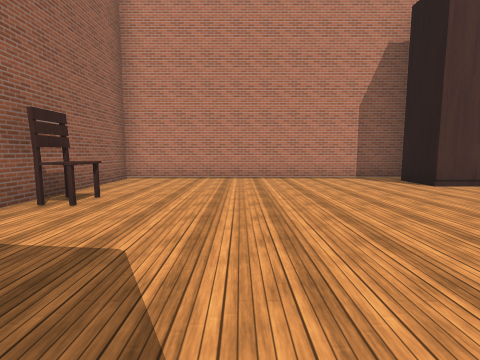
[1] (above)

20 first-person views from a walk through a scene from a Unity 3-D project. The camera is 1.5 m above the floor, tilts 6° down and sees 85° across. The floor is counted in squares, 2 m on a side. Each view is taken from the middle of a square. On the plan, view 1 faces up. The plan holds only what a view shows up to about 9 squares ahead; the rest is blank. The place goes on beyond the plan. The player character is not drawn. Some animated figures are left out. Door leaves are left out, so doorways stand open. Some surface patterns are stand-ins.

[2]
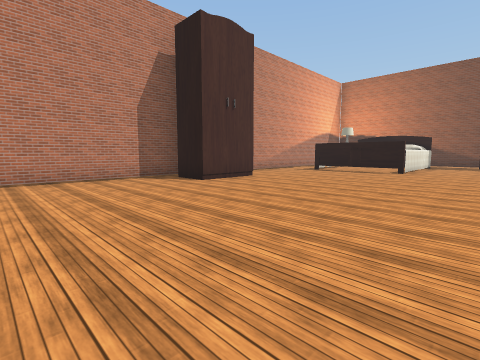

[3]
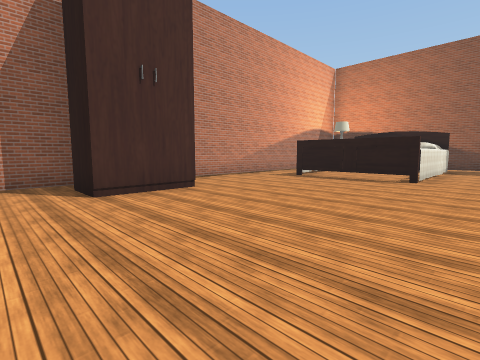

[4]
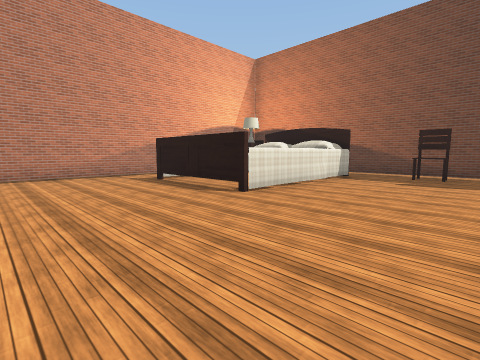

[5]
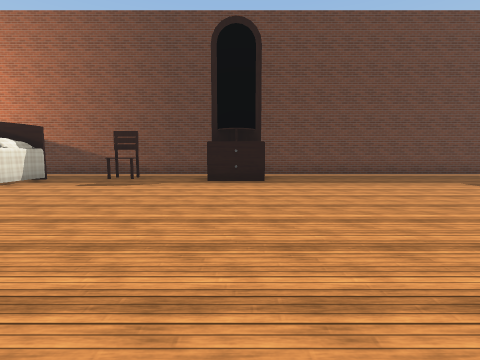

[6]
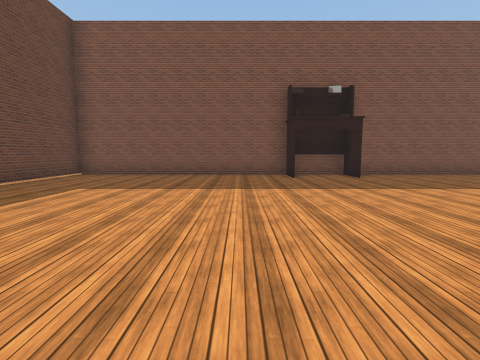

[7]
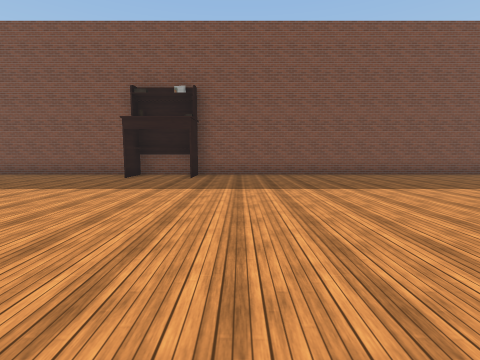

[8]
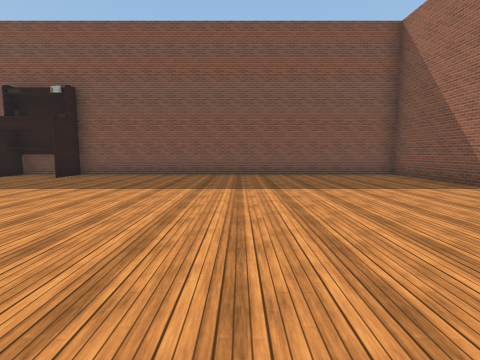

[9]
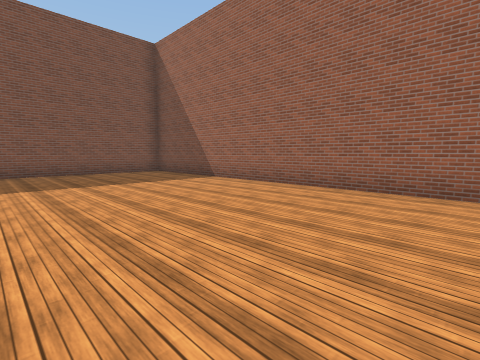

[10]
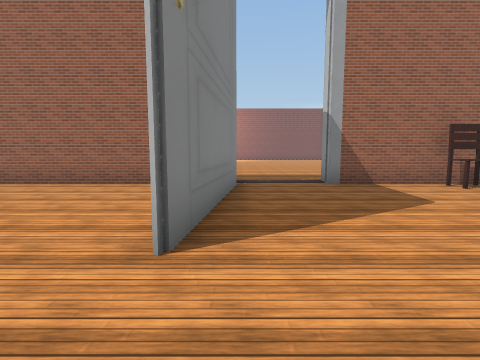

[11]
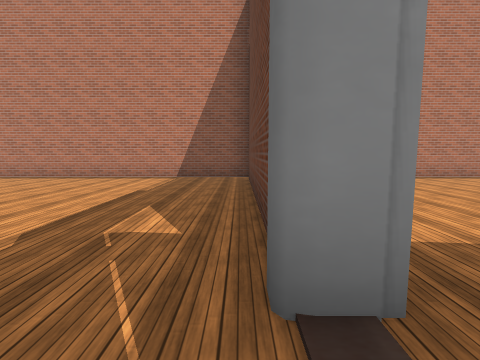

[12]
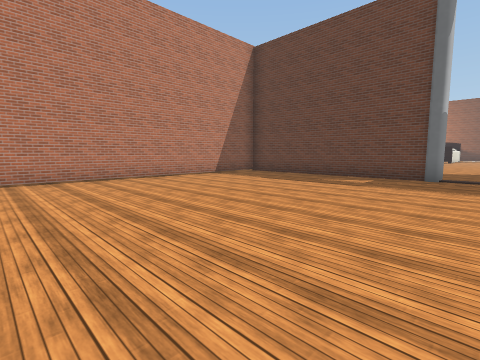

[13]
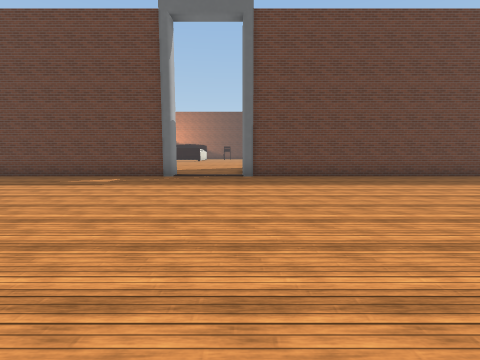

[14]
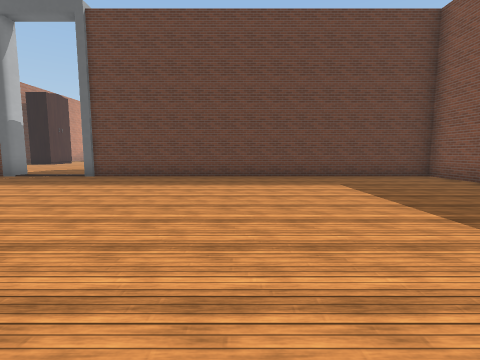

[15]
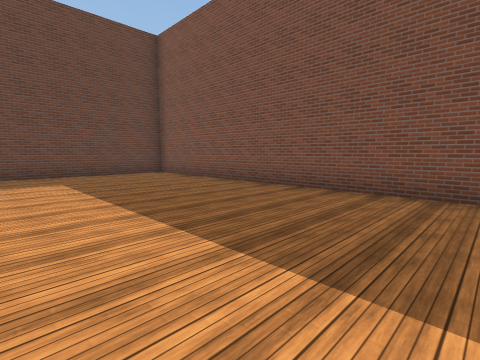

[16]
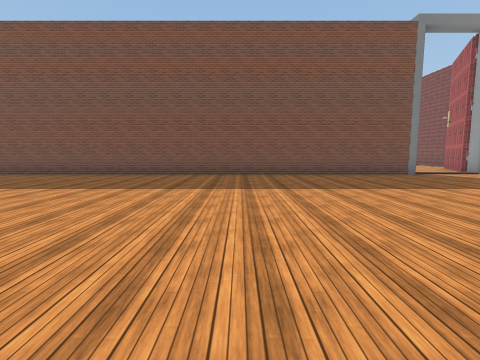

[17]
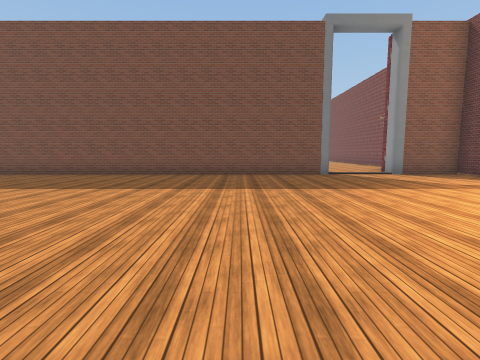

[18]
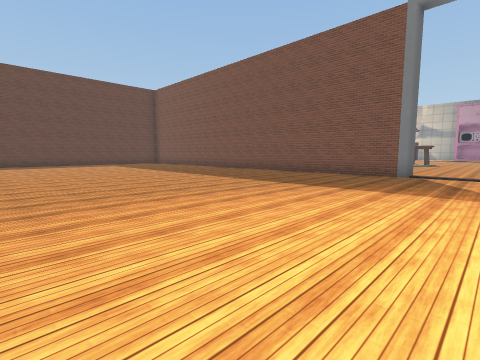

[19]
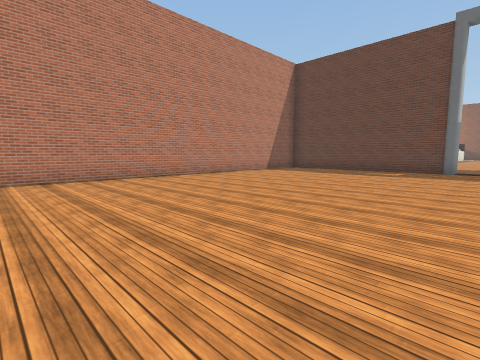

[20]
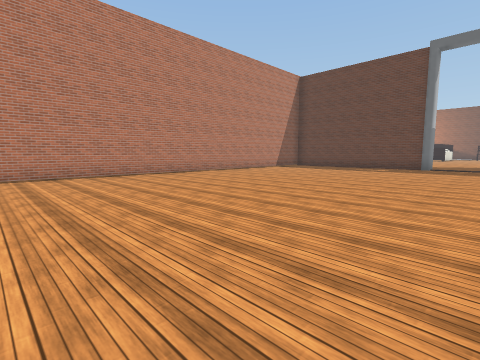

### Floor plan
Points are (right, up) in squares from view 1. A wall is a line through its corners. A room is listed if a view was taken in it or the views show most of it. See-through windows are left out.
Room 1 (views 1, 2, 3, 4, 5, 6, 7, 8, 9, 10)
walls: (6.4, 5.7) (4.3, 5.7) (4.3, 7); (14.9, -3.8) (14.9, -2.1); (-3, -1.1) (1.2, -1.5); (-3.3, -2.1) (-3.3, -12) (16.5, -12) (16.5, -3.8); (16.5, -2) (16.5, 3.2); (4.6, 7.5) (-3.3, 7.5) (-3.3, 1.1); (15.5, 2.4) (10.6, 2.4) (10.6, 5.9); (11.4, 7.5) (7.2, 7.5)
low walls: (13.7, 2.5) (13, 2.5)
ways out: opening at (-4, 0.5) to room 2; opening at (16, 3)
objects: other object (-3, 4); other object (7, -11); other object (9, -12) to (9, -11); other object (15, 0)
Room 2 (views 11, 12, 13, 14, 15, 16, 17, 18, 19, 20)
walls: (-3.3, 1.1) (-3.8, 1.1) (-3.8, 7.5) (-16.8, 7.5); (-19, -12) (-3.8, -12) (-3.8, -1.1)
ways out: opening at (-4, 0.5) to room 1; opening at (-20.5, -12)

Positions as (right, up) in squares from view 1, and headings:
1: (0, 0), facing up
2: (0, 0), facing up-right
3: (3, 1), facing up-right
4: (7, -1), facing up-right
5: (8, -3), facing right
6: (11, -3), facing down
7: (6, -3), facing down
8: (2, -3), facing down
9: (2, -2), facing down-left
10: (3, -1), facing left
11: (-4, 0), facing up
12: (-12, 0), facing up-right
13: (-12, -1), facing right
14: (-12, -6), facing right
15: (-13, -7), facing down-right
16: (-13, -3), facing down
17: (-16, -3), facing down
18: (-21, -3), facing down-right
19: (-15, 0), facing up-right
20: (-17, -1), facing up-right
